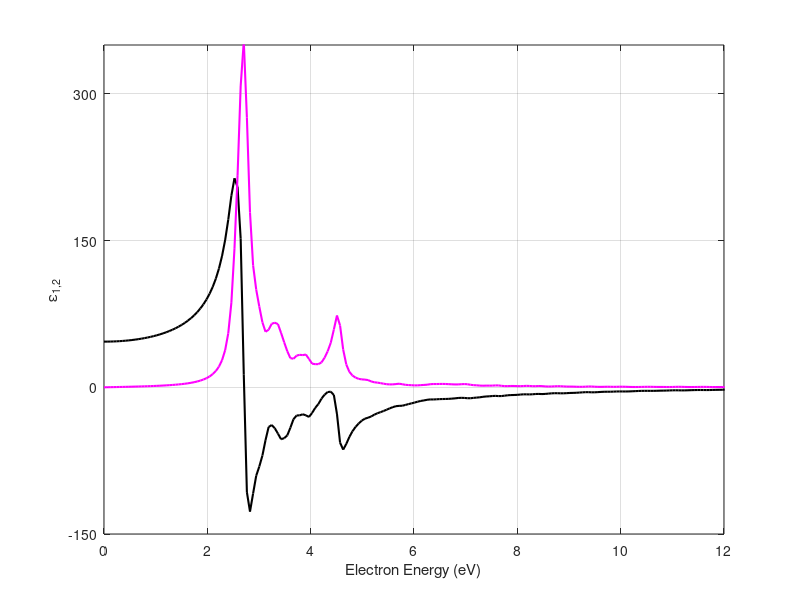

This figure's MATLAB source:
clear all; clc;

epsi = load('epsi_silicon2mat.dat');
epsr = load('epsr_silicon2mat.dat');

clf; figure = figure(1)
plot(epsr(:,1),epsr(:,2),'k','linewidth',1.5); hold on
plot(epsi(:,1),epsi(:,2),'m','linewidth',1.5); hold on
set(gca,'xtick',[0:2:12],'ytick',[-150:150:350])
axis([0,12,-150,350])
xlabel('Electron Energy (eV)')
ylabel('\epsilon_{1,2}')
grid on

print('Silicon_epsilon','-dpng','-r300')